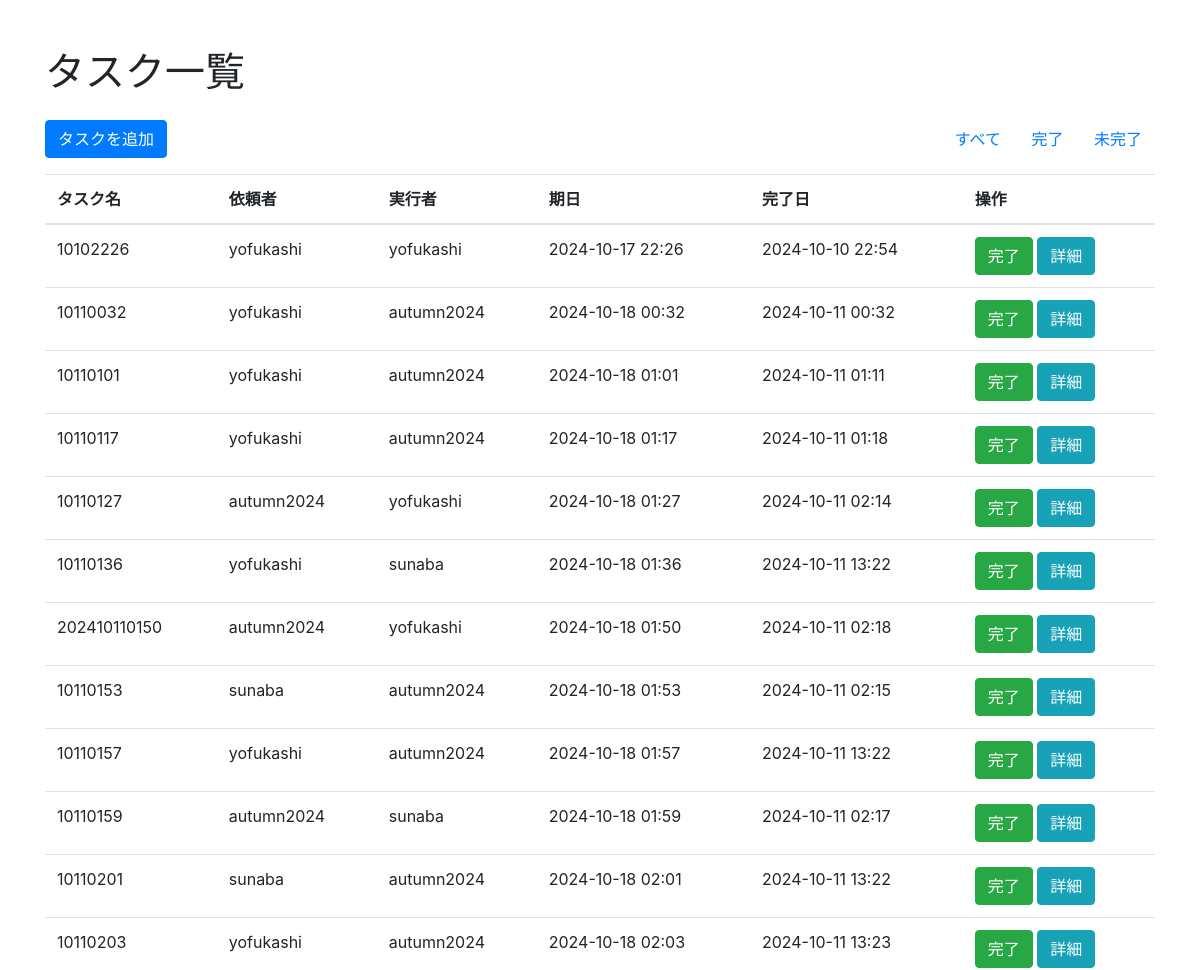
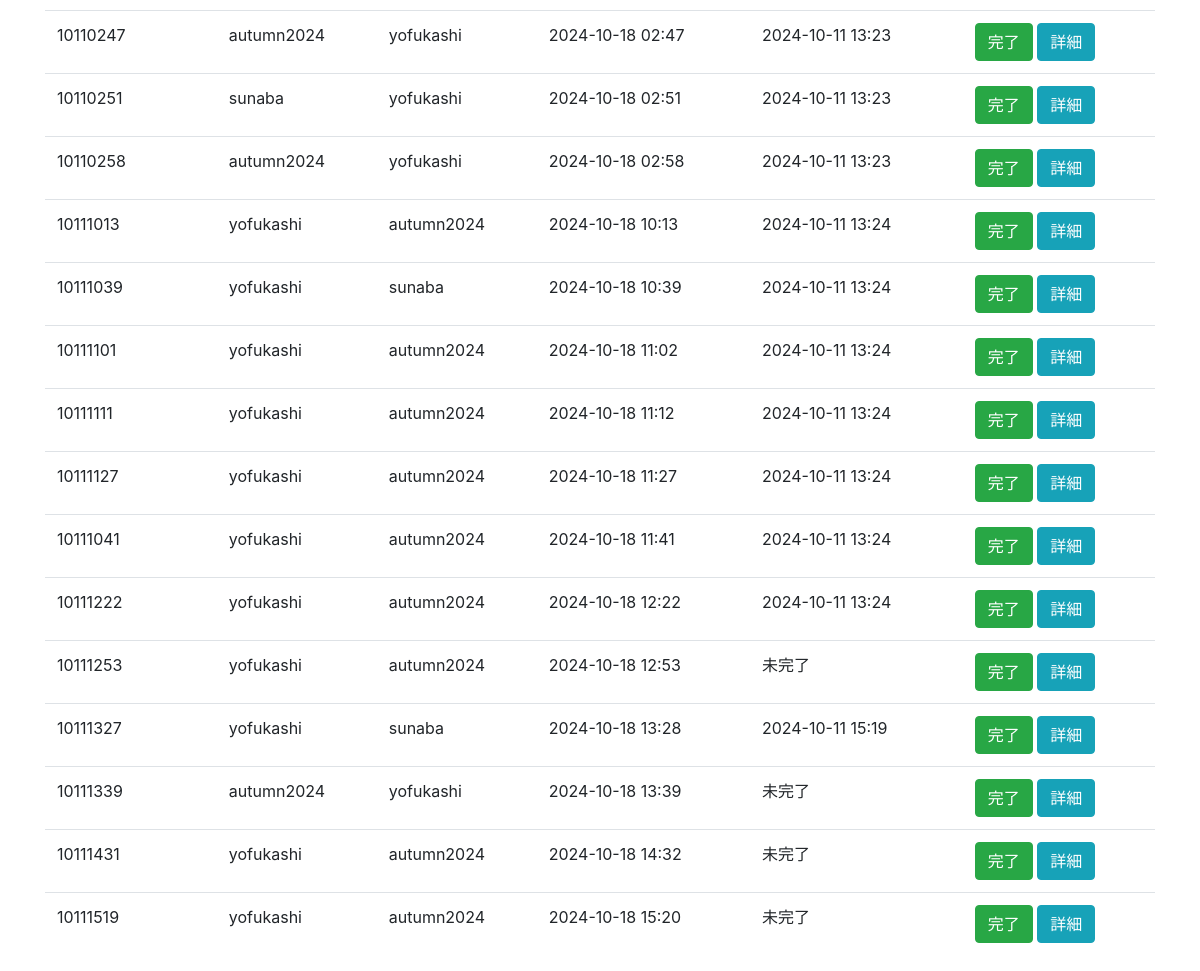
The app's page /task_list with its own data (2 pictures, top to bottom).
### models.py (models this page shows)
class Task(db.Model):
    id = db.Column(db.Integer, primary_key=True)
    title = db.Column(db.String(100), nullable=False)
    due_date = db.Column(db.DateTime, nullable=False)
    requester_id = db.Column(db.Integer, db.ForeignKey('user.id'), nullable=False)
    assignee_id = db.Column(db.Integer, db.ForeignKey('user.id'), nullable=False)
    remind_start_date = db.Column(db.DateTime, nullable=False)
    remind_interval = db.Column(db.String(10), nullable=False)
    is_completed = db.Column(db.Boolean, default=False)
    completed_at = db.Column(db.DateTime, nullable=True)
    last_remind_time = db.Column(db.DateTime, nullable=True)  # 追加されたフィールド
    requester = db.relationship('User', foreign_keys=[requester_id], backref='requested_tasks')
    assignee = db.relationship('User', foreign_keys=[assignee_id], backref='assigned_tasks')
    comments = db.relationship('Comment', backref='task', lazy=True)

class User(db.Model):
    id = db.Column(db.Integer, primary_key=True)
    username = db.Column(db.String(100), unique=True, nullable=False)
    email = db.Column(db.String(120), unique=True, nullable=False)
    team_id = db.Column(db.Integer, db.ForeignKey('team.id'), nullable=False)

### routes.py (the view)
@main.route('/task_list')
def task_list():
    filter = request.args.get('filter', 'all')  # デフォルトは 'all'
    if filter == 'completed':
        tasks = Task.query.filter_by(is_completed=True).all()  # 完了したタスクを取得
    elif filter == 'incomplete':
        tasks = Task.query.filter_by(is_completed=False).all()  # 未完了のタスクを取得
    else:
        tasks = Task.query.all()  # 全てのタスクを取得
    return render_template('task_list.html', tasks=tasks, filter=filter)

### templates/task_list.html (shortened to what this page needs)
<!DOCTYPE html>
<html lang="ja">
<head>
    <link rel="stylesheet" href="https://stackpath.bootstrapcdn.com/bootstrap/4.5.2/css/bootstrap.min.css">
</head>
<body>
    <div class="container mt-5">
        <h1 class="mb-4">タスク一覧</h1>
        <div class="d-flex justify-content-between mb-3">
            <a href="{{ url_for('main.index') }}" class="btn btn-primary">タスクを追加</a>
            <div>
                <a href="{{ url_for('main.task_list', filter='all') }}" class="btn btn-link">すべて</a>
                <a href="{{ url_for('main.task_list', filter='completed') }}" class="btn btn-link">完了</a>
                <a href="{{ url_for('main.task_list', filter='incomplete') }}" class="btn btn-link">未完了</a>
            </div>
        </div>
        <table class="table">
            <thead>
                <tr>
                    <th>タスク名</th>
                    <th>依頼者</th>
                    <th>実行者</th>
                    <th>期日</th>
                    <th>完了日</th>
                    <th>操作</th>
                </tr>
            </thead>
            <tbody>
                {% for task in tasks %}
                <tr>
                    <td>{{ task.title }}</td>
                    <td>{{ task.requester.username }}</td>
                    <td>{{ task.assignee.username }}</td>
                    <td>{{ task.due_date.strftime('%Y-%m-%d %H:%M') }}</td>
                    <td>
                        {% if task.completed_at %}
                            {{ task.completed_at.strftime('%Y-%m-%d %H:%M') }}
                        {% else %}
                            未完了
                        {% endif %}
                    </td>
                    <td>
                        <form action="{{ url_for('main.complete_task', task_id=task.id) }}" method="POST" style="display:inline;">
                            <button type="submit" class="btn btn-success">完了</button>
                        </form>
                        <a href="{{ url_for('main.task_detail', task_id=task.id) }}" class="btn btn-info">詳細</a>
                    </td>
                </tr>
                {% endfor %}
            </tbody>
        </table>
    </div>
</body>
</html>

### records on screen
Task: title "10102226", requester.username "yofukashi", assignee.username "yofukashi", due_date "2024-10-17 22:26", completed_at "2024-10-10 22:54"
Task: title "10110032", requester.username "yofukashi", assignee.username "autumn2024", due_date "2024-10-18 00:32", completed_at "2024-10-11 00:32"
Task: title "10110101", requester.username "yofukashi", assignee.username "autumn2024", due_date "2024-10-18 01:01", completed_at "2024-10-11 01:11"
Task: title "10110117", requester.username "yofukashi", assignee.username "autumn2024", due_date "2024-10-18 01:17", completed_at "2024-10-11 01:18"
Task: title "10110127", requester.username "autumn2024", assignee.username "yofukashi", due_date "2024-10-18 01:27", completed_at "2024-10-11 02:14"
Task: title "10110136", requester.username "yofukashi", assignee.username "sunaba", due_date "2024-10-18 01:36", completed_at "2024-10-11 13:22"
Task: title "202410110150", requester.username "autumn2024", assignee.username "yofukashi", due_date "2024-10-18 01:50", completed_at "2024-10-11 02:18"
Task: title "10110153", requester.username "sunaba", assignee.username "autumn2024", due_date "2024-10-18 01:53", completed_at "2024-10-11 02:15"
Task: title "10110157", requester.username "yofukashi", assignee.username "autumn2024", due_date "2024-10-18 01:57", completed_at "2024-10-11 13:22"
Task: title "10110159", requester.username "autumn2024", assignee.username "sunaba", due_date "2024-10-18 01:59", completed_at "2024-10-11 02:17"
Task: title "10110201", requester.username "sunaba", assignee.username "autumn2024", due_date "2024-10-18 02:01", completed_at "2024-10-11 13:22"
Task: title "10110203", requester.username "yofukashi", assignee.username "autumn2024", due_date "2024-10-18 02:03", completed_at "2024-10-11 13:23"
Task: title "10110247", requester.username "autumn2024", assignee.username "yofukashi", due_date "2024-10-18 02:47", completed_at "2024-10-11 13:23"
Task: title "10110251", requester.username "sunaba", assignee.username "yofukashi", due_date "2024-10-18 02:51", completed_at "2024-10-11 13:23"
Task: title "10110258", requester.username "autumn2024", assignee.username "yofukashi", due_date "2024-10-18 02:58", completed_at "2024-10-11 13:23"
Task: title "10111013", requester.username "yofukashi", assignee.username "autumn2024", due_date "2024-10-18 10:13", completed_at "2024-10-11 13:24"
Task: title "10111039", requester.username "yofukashi", assignee.username "sunaba", due_date "2024-10-18 10:39", completed_at "2024-10-11 13:24"
Task: title "10111101", requester.username "yofukashi", assignee.username "autumn2024", due_date "2024-10-18 11:02", completed_at "2024-10-11 13:24"
Task: title "10111111", requester.username "yofukashi", assignee.username "autumn2024", due_date "2024-10-18 11:12", completed_at "2024-10-11 13:24"
Task: title "10111127", requester.username "yofukashi", assignee.username "autumn2024", due_date "2024-10-18 11:27", completed_at "2024-10-11 13:24"
Task: title "10111041", requester.username "yofukashi", assignee.username "autumn2024", due_date "2024-10-18 11:41", completed_at "2024-10-11 13:24"
Task: title "10111222", requester.username "yofukashi", assignee.username "autumn2024", due_date "2024-10-18 12:22", completed_at "2024-10-11 13:24"
Task: title "10111253", requester.username "yofukashi", assignee.username "autumn2024", due_date "2024-10-18 12:53", shows "未完了"
Task: title "10111327", requester.username "yofukashi", assignee.username "sunaba", due_date "2024-10-18 13:28", completed_at "2024-10-11 15:19"
Task: title "10111339", requester.username "autumn2024", assignee.username "yofukashi", due_date "2024-10-18 13:39", shows "未完了"
Task: title "10111431", requester.username "yofukashi", assignee.username "autumn2024", due_date "2024-10-18 14:32", shows "未完了"
Task: title "10111519", requester.username "yofukashi", assignee.username "autumn2024", due_date "2024-10-18 15:20", shows "未完了"
